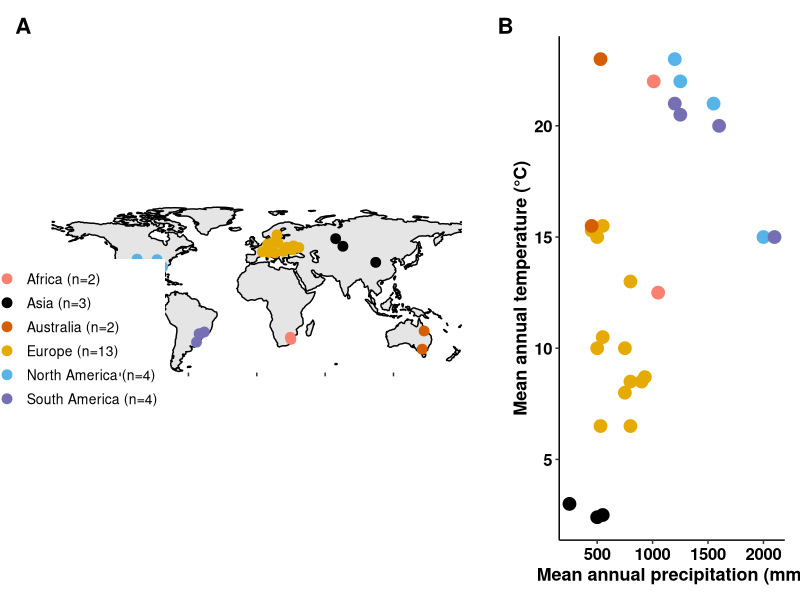

Source code (R):
library(tidyverse)
library(sf)
library(rnaturalearth)
library(patchwork)

# The data is a csv with lat,lon, map (mean annual precip), mat (mean annual temp), and the continent. 
# This converts it to a spatial object so it can be mapped with the sf package.
point_data = read_csv('nerlekar2020/point_data.csv') %>%
  st_as_sf(coords = c('lon','lat'), crs=4326)

# Make labels for the legend which include the sample size.
point_data = point_data %>%
  group_by(continent) %>%
  mutate(continent_label = paste0(continent, ' (n=',n(),')')) %>%
  ungroup()

# Note this palette is not color-blind friendly.
#                     africa,  asia,   aus,     europe,    n amer,  s amer
continent_colors = c('salmon','black','#d55e00','#e6ab02','#56b4e9','#7570b3')

# To get the affect of only land outlines as simply as possible we'll combine
# two free datasets. The country and coastlines from Natural Earth.
# The coastline data is a *line* object, therefore it's impossible to give it a fill
# color, for that we need a *polygon* object, so the country one will work. 
countries = ne_countries(scale=110, returnclass = 'sf') 
coastlines = ne_coastline(returnclass = 'sf')

# The country polygon object will have the grey fill, but the lines of each country will be set to transparent.
# the coastline line object will be black to create the desired affect. 
# Try commenting out to the 2 different lines or changing the fill/color values to see what happens. 

world_map_panel = ggplot() + 
  geom_sf(data=countries, fill='grey90', color='transparent') + 
  geom_sf(data=coastlines, color='black', size=0.25) +
  geom_sf(data=point_data, aes(color=continent_label),size=3, fill=NA) +
  scale_color_manual(values=continent_colors) + 
  coord_sf(ylim = c(-50, 80)) +
  theme(panel.background = element_blank(),
        panel.grid = element_blank(),
        axis.text = element_blank(),
        axis.title = element_blank(),
        legend.text = element_text(color='black', size=10),
        legend.key = element_blank(),
        legend.title = element_blank(),
        legend.position = c(0.1,0.2))


mat_map_panel = ggplot(point_data, aes(x=map, y=mat, color=continent_label)) + 
  geom_point(size=4)  +
  scale_color_manual(values=continent_colors) + 
  scale_x_continuous(breaks = seq(0,2500,500)) + 
  scale_y_continuous(breaks = seq(0,25,5)) + 
  theme(panel.grid = element_blank(),
        panel.background = element_blank(),
        panel.border = element_blank(),               # Turn off the full border but initialize the bottom and left lines
        axis.line.x.bottom = element_line(size=0.5),
        axis.line.y.left   = element_line(size=0.5),
        axis.text = element_text(size=12, face='bold', color='black'),
        axis.title = element_text(size=13, face='bold'),
        legend.position = 'none') +
  labs(x='Mean annual precipitation (mm)', y='Mean annual temperature (°C)')

# Combining plots here is done using the patchwork library.
# See https://patchwork.data-imaginist.com/articles/guides/layout.html
world_map_panel + mat_map_panel + 
  plot_layout(nrow = 1, widths = c(3,1.5)) +
  plot_annotation(tag_levels = 'A') &                                # This & is special for the patchwork library and applies the theme to all plots. 
  theme(plot.tag = element_text(size = 16, face = 'bold'))           # See https://patchwork.data-imaginist.com/articles/guides/annotation.html for detail
